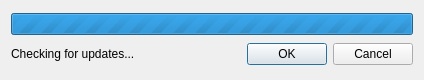
<?xml version="1.0" encoding="UTF-8"?>
<ui version="4.0">
 <class>UpdaterDialog</class>
 <widget class="QDialog" name="UpdaterDialog">
  <property name="geometry">
   <rect>
    <x>0</x>
    <y>0</y>
    <width>424</width>
    <height>80</height>
   </rect>
  </property>
  <property name="windowTitle">
   <string>Checking for updates</string>
  </property>
  <property name="windowIcon">
   <iconset resource="../res/gui.qrc">
    <normaloff>:/gui/logo.png</normaloff>:/gui/logo.png</iconset>
  </property>
  <layout class="QVBoxLayout" name="verticalLayout">
   <item>
    <widget class="QProgressBar" name="progressBar">
     <property name="maximum">
      <number>0</number>
     </property>
     <property name="value">
      <number>-1</number>
     </property>
    </widget>
   </item>
   <item>
    <layout class="QHBoxLayout" name="horizontalLayout">
     <item>
      <widget class="QLabel" name="label">
       <property name="text">
        <string>Checking for updates...</string>
       </property>
      </widget>
     </item>
     <item>
      <widget class="QDialogButtonBox" name="button_box">
       <property name="standardButtons">
        <set>QDialogButtonBox::Cancel|QDialogButtonBox::Ok</set>
       </property>
      </widget>
     </item>
    </layout>
   </item>
  </layout>
 </widget>
 <resources>
  <include location="../res/gui.qrc"/>
 </resources>
 <connections/>
</ui>
